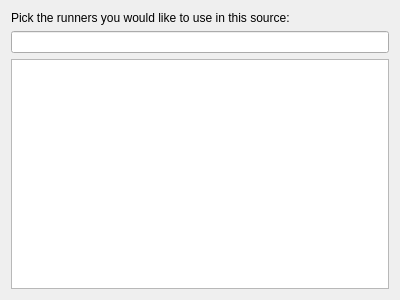
<?xml version="1.0" encoding="UTF-8"?>
<ui version="4.0">
 <class>RunnerConfigurationWidget</class>
 <widget class="QWidget" name="RunnerConfigurationWidget">
  <property name="geometry">
   <rect>
    <x>0</x>
    <y>0</y>
    <width>400</width>
    <height>300</height>
   </rect>
  </property>
  <layout class="QVBoxLayout" name="verticalLayout">
   <item>
    <widget class="QLabel" name="label">
     <property name="text">
      <string>Pick the runners you would like to use in this source:</string>
     </property>
    </widget>
   </item>
   <item>
    <widget class="KListWidgetSearchLine" name="m_searchLine"/>
   </item>
   <item>
    <widget class="KListWidget" name="m_listWidget"/>
   </item>
  </layout>
 </widget>
 <customwidgets>
  <customwidget>
   <class>KListWidgetSearchLine</class>
   <extends>KLineEdit</extends>
   <header>klistwidgetsearchline.h</header>
  </customwidget>
  <customwidget>
   <class>KLineEdit</class>
   <extends>QLineEdit</extends>
   <header>klineedit.h</header>
  </customwidget>
  <customwidget>
   <class>KListWidget</class>
   <extends>QListWidget</extends>
   <header>klistwidget.h</header>
  </customwidget>
 </customwidgets>
 <resources/>
 <connections/>
</ui>
